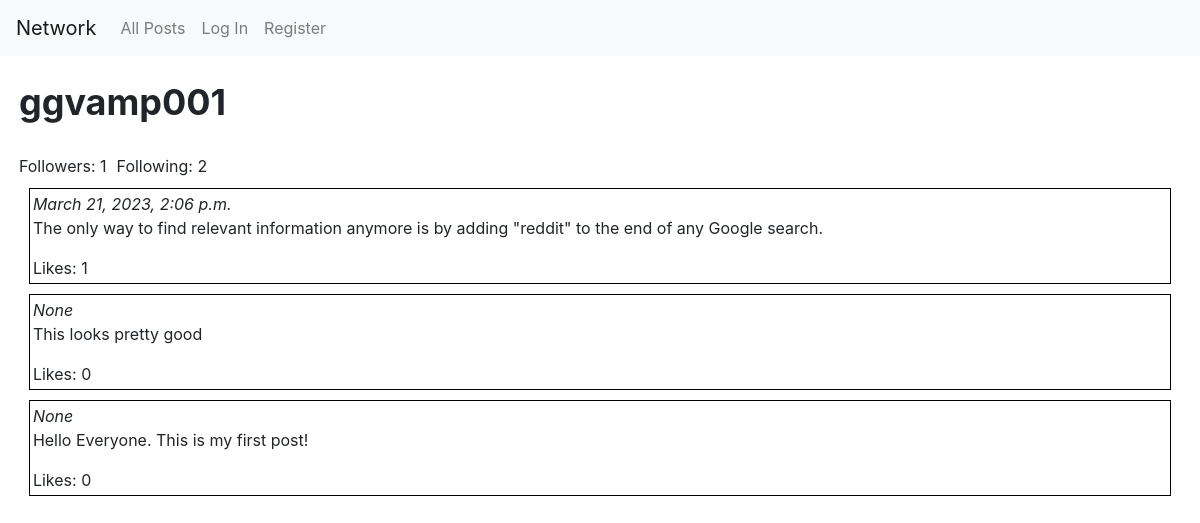
Before: /user/ggvamp001 with the older database file.
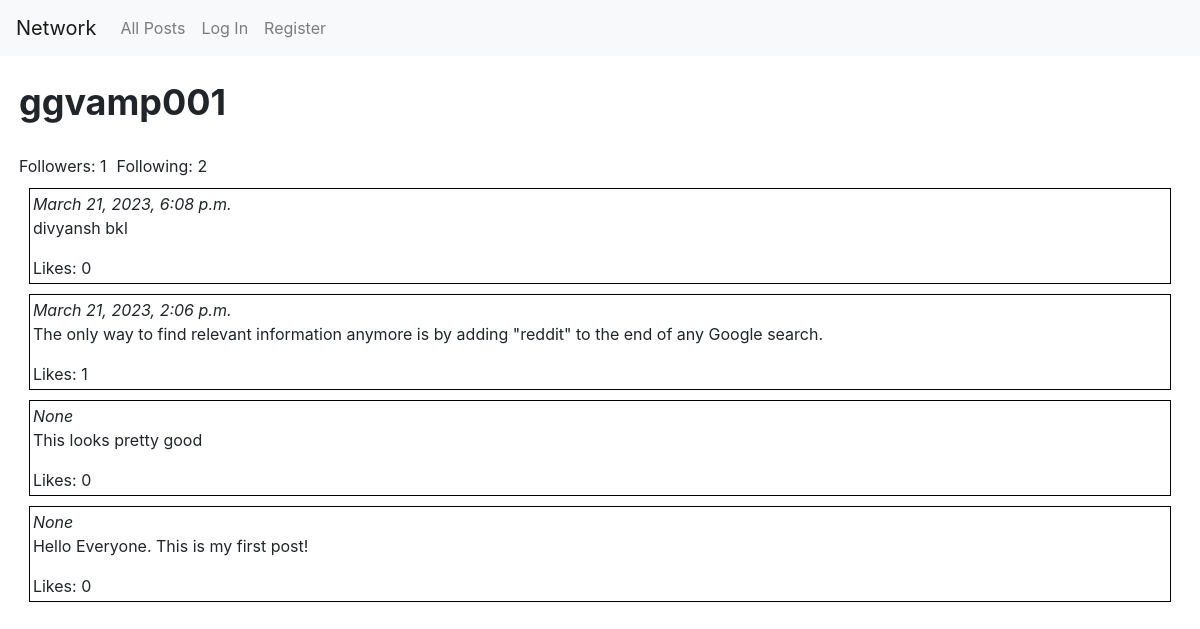
After: the same page with the newer database file.
### network/models.py (models this page shows, shortened)
class Posts(models.Model):
    poster = models.ForeignKey(User, on_delete=models.CASCADE, related_name="posts")
    content = models.TextField(max_length=256)
    time = models.DateTimeField(default=datetime.now())

### network/views.py (the view)
# urls.py: path("user/<str:username>", views.userpage, name="userpage"),
def userpage(request, username):
    user = User.objects.get(username=username)
    allposts = list(Posts.objects.filter(poster=user).values())
    for post in allposts:
        post['likecount']=len(Like.objects.filter(post_id=post['id']))
        liked=[1]
        if len(liked) == 0:
            post['liked'] = False
        else:
            post['liked'] = True
    allposts.reverse()
    follower = len(user.followers.all())
    following = len(user.following.all())
    try:
        Follower.objects.get(follower=User.objects.get(username=request.user.username), following=User.objects.get(username=username))
        follow_status = True
    except:
        follow_status = False
    return render(request, "network/userpage.html", {
        "username":username,
        "posts":allposts,
        "followers":follower,
        "following": following,
        "follow_status":follow_status
    })

### network/templates/network/userpage.html (shortened to what this page needs)
{% extends "network/layout.html" %}
{% load static %}
{% block body %}
    <div id="UserBody">
        <div id="username">
            {{username}}
        </div>
        <div id="belowFollowButton">
            <div>Followers: {{followers}}</div> <div>Following: {{following}}</div>
        </div>
        <div>
            {% for post in posts %}
            <div class="post">
                <i>{{post.time}}</i>
                <p>{{post.content}} </p>
                Likes: {{post.likecount}}
            </div>
            {% endfor %}
        </div>
    </div>
{% endblock %}

Changed rows visible on the page:
added Posts: time "March 21, 2023, 6:08 p.m.", content "divyansh bkl", likecount "0"
